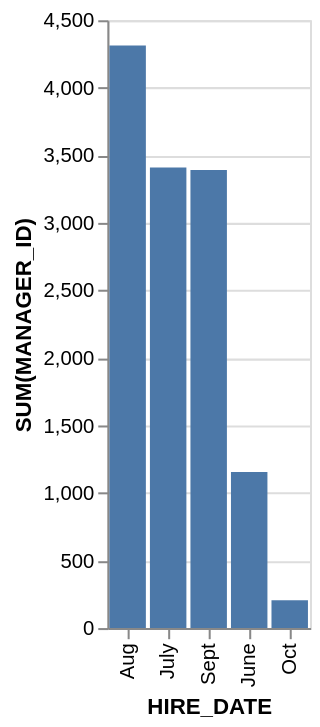

Vega-Lite specification for this chart:
### Vega-Lite specification from a JSON file in a GitHub repository (floating-point values rounded to 4 significant figures)
{"data": {"values": [{"x_data": "Aug", "y_data": 4314}, {"x_data": "July", "y_data": 3410}, {"x_data": "Sept", "y_data": 3391}, {"x_data": "June", "y_data": 1155}, {"x_data": "Oct", "y_data": 205}]}, "mark": "bar", "encoding": {"x": {"field": "x_data", "type": "nominal", "title": "HIRE_DATE", "sort": {"op": "sum", "field": "y_data", "order": "descending"}}, "y": {"field": "y_data", "type": "quantitative", "title": "SUM(MANAGER_ID)"}}}
